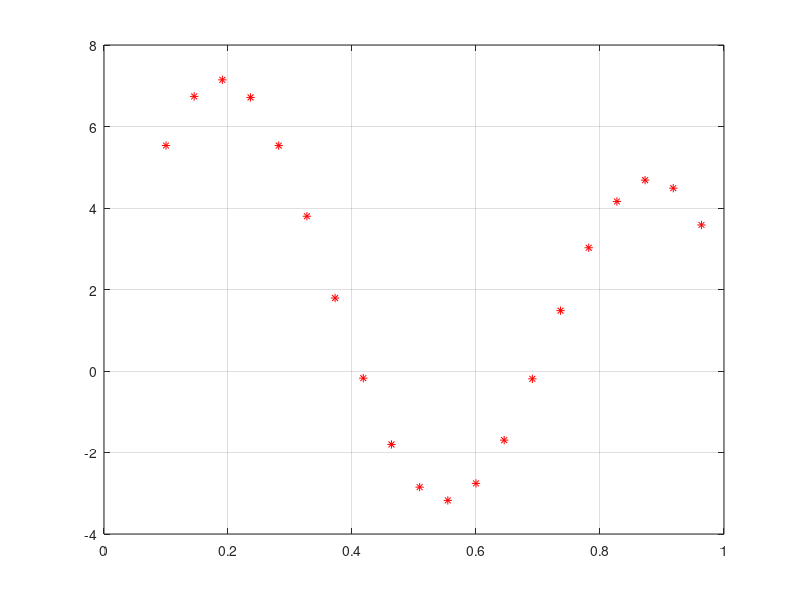
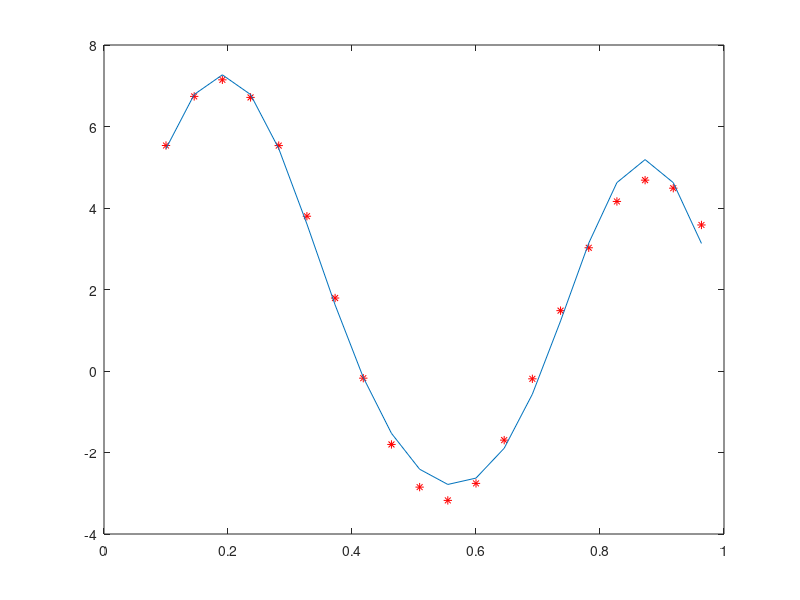

MATLAB code for these plots, in order:
x = (0.1:1/22:1);
d = (1 + 1.5*sin(3*pi*x/2)) + 2.5*sin(2.8*pi*x)/0.5;
figure(1), plot(x, d, 'r*'), grid on;
% hidden layer weigths
w1 = randn(1);
w2 = randn(1);
b = randn(1);
r1 = 0.152;
r2 = 0.126;
c1 = 0.190909;   %0.192
c2 = 0.872727;  %0.877
% step
n = 0.2;
%% Network's response
cycleCount = 0;
for ind = 1:10000;
for indx = 1:length(x)
   f1_1 = exp(-(x(indx)-c1)^2/(2*r1^2));
   f2_1 = exp(-(x(indx)-c2)^2/(2*r2^2));
   y = f1_1*w1+f2_1*w2+b;
   e = d(indx) - y;
   % Weight update
   w1 = w1 + n*e*f1_1;
   w2 = w2 + n*e*f2_1;
   b = b+n*e;
   cycleCount = cycleCount+1;
end
end

%% Test

for indx = 1:length(x)
   f1_1 = exp(-(x(indx)-c1)^2/(2*r1^2));
   f2_1 = exp(-(x(indx)-c2)^2/(2*r2^2));
   y = f1_1*w1+f2_1*w2+b;
   yfin = y;
   Yt(indx) = yfin;
   
end

figure
ylim([0,5])
plot(x, d, 'r*',x, Yt);